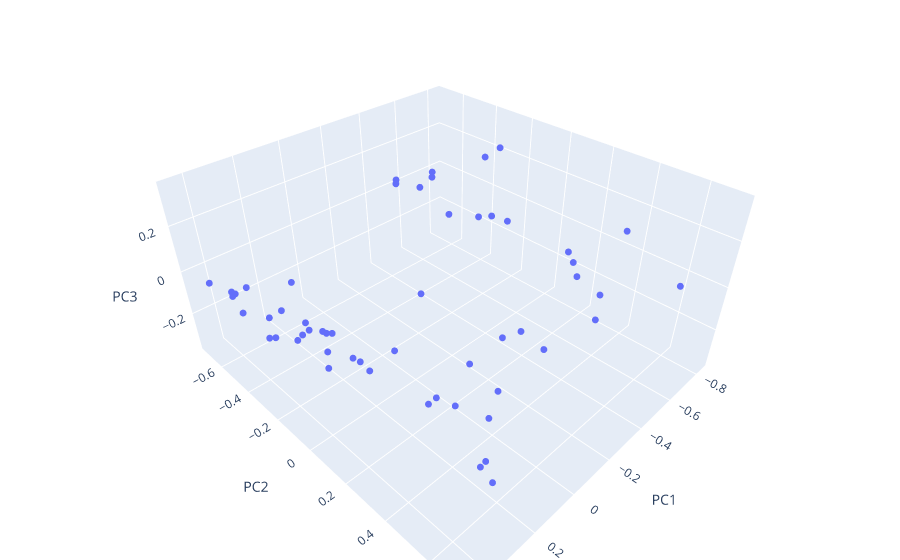

Source (notebook cell):
### Markdown cell above
### (d) (8 points) 
Based on the answer from part (c), compute that number of component and visualize them to estimate the number of cluster in this dataset.

### Code cell
# Computing the first three principal components
components = customers_pca[:, :3]

import plotly.express as px

components_df = pd.DataFrame(components, columns=['PC1', 'PC2', 'PC3'])

fig = px.scatter_3d(components_df, x='PC1', y='PC2', z='PC3')
fig.update_traces(marker=dict(size=4))
fig.update_layout(margin=dict(l=0, r=0, b=0, t=0))
fig.show()
